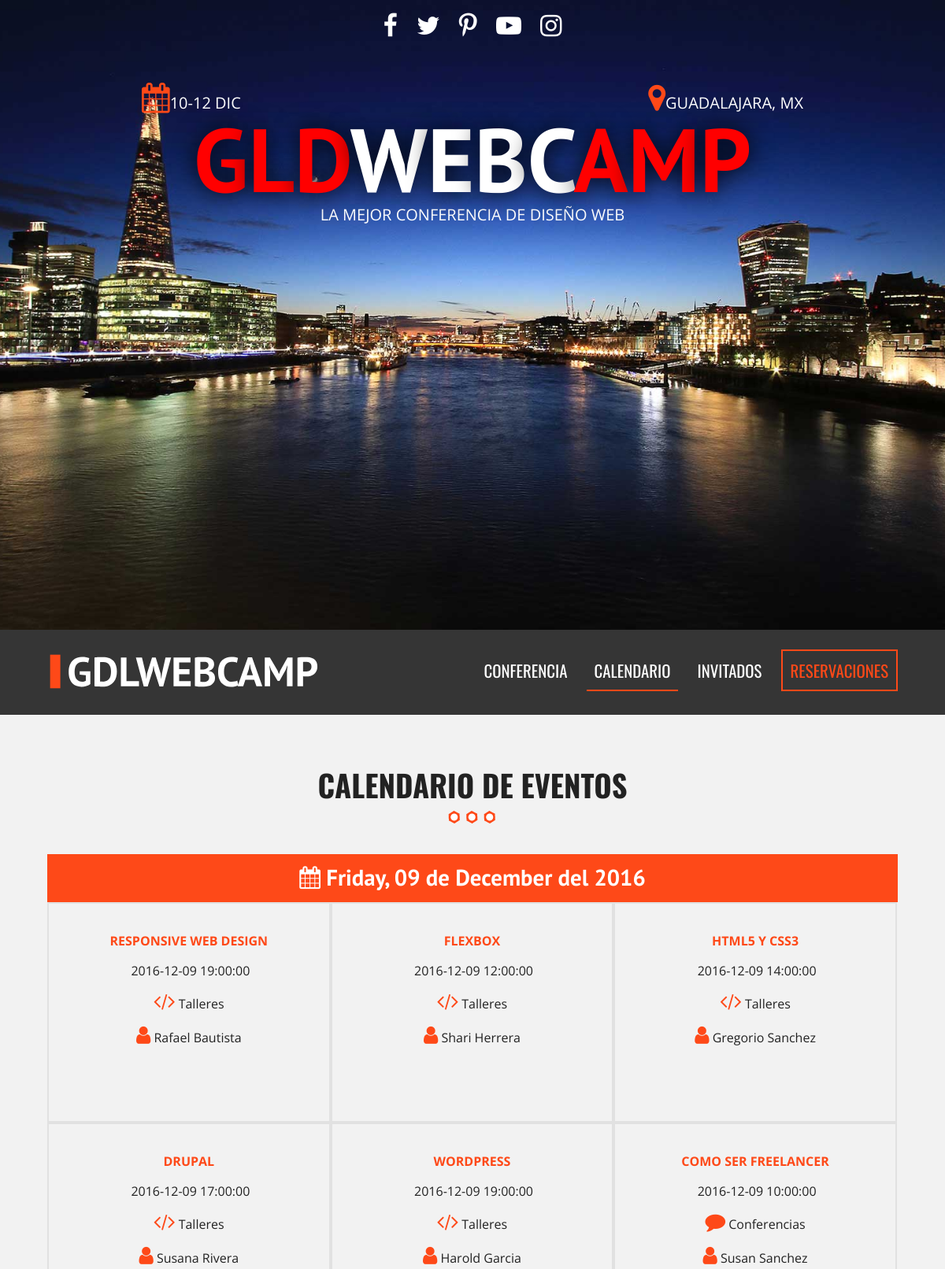
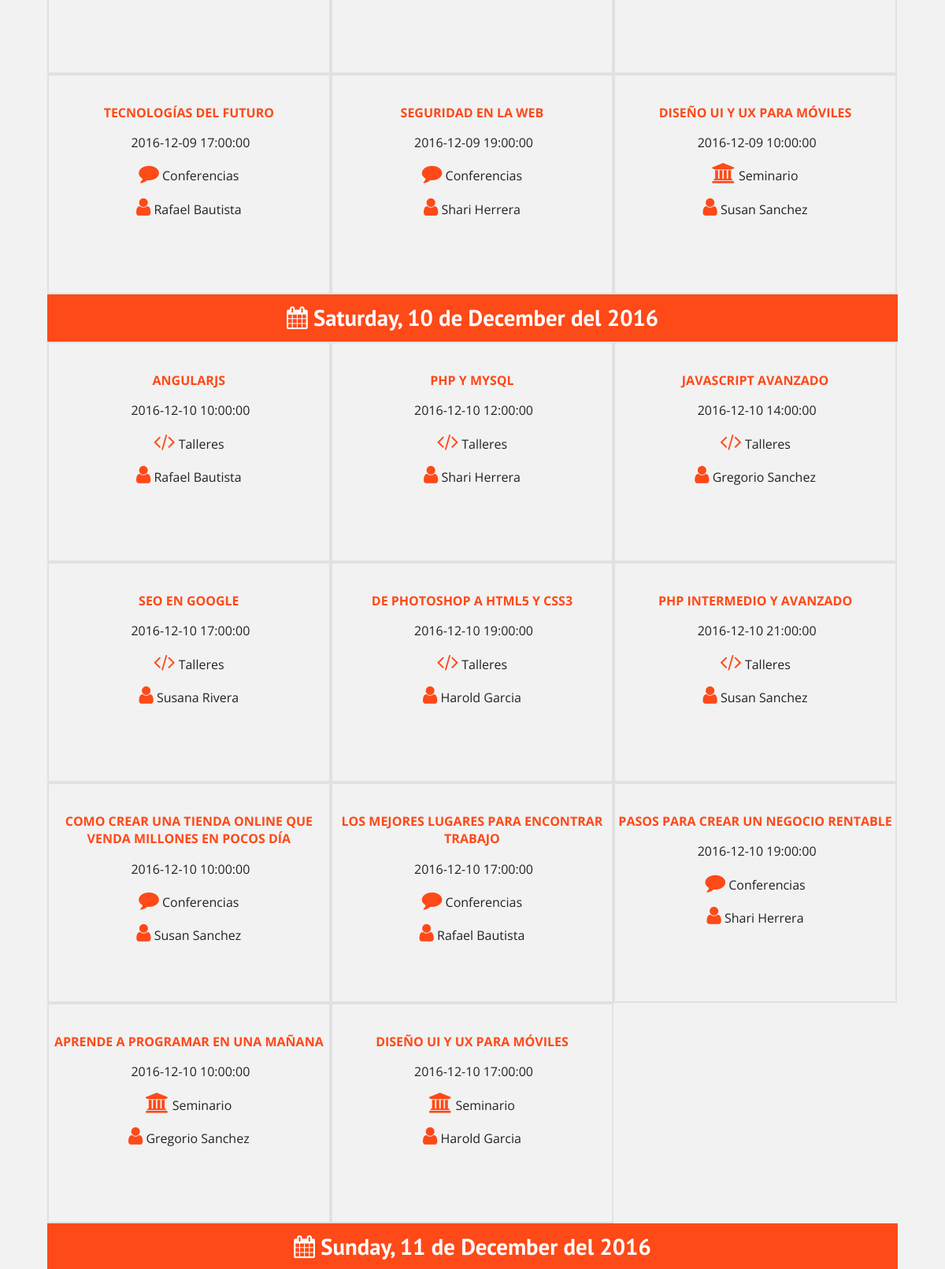
Page /calendario.php (upper part) on the committed database (2 pictures, top to bottom).
### tables this page shows
CREATE TABLE `eventos` (
  `id_evento` tinyint(10) UNSIGNED NOT NULL,
  `nombre_evento` varchar(60) NOT NULL,
  `fecha_evento` date NOT NULL,
  `hora_evento` time NOT NULL,
  `id_categoria` tinyint(10) UNSIGNED NOT NULL,
  `id_invitado` tinyint(10) UNSIGNED NOT NULL,
  `clave` varchar(10) NOT NULL,
  `editado` datetime NOT NULL
);

CREATE TABLE `categoria_evento` (
  `id_categoria` tinyint(10) UNSIGNED NOT NULL,
  `cat_evento` varchar(50) NOT NULL,
  `icono` varchar(15) NOT NULL,
  `editado` datetime NOT NULL
);

### calendario.php (the view, shortened to what this page needs)
<?php include_once 'includes/templates/header.php';?>
    <section class="seccion contenedor">
        <h2>Calendario de Eventos</h2>
        <?php
            try {
                require_once('includes/funciones/conexion.php');
                $sql = "SELECT id_evento, nombre_evento, fecha_evento, hora_evento, cat_evento, icono, nombre_invitado, apellido_invitado ";
                $sql .= " FROM eventos ";
                $sql .= " INNER JOIN categoria_evento ";
                $sql .= " ON eventos.id_categoria = categoria_evento.id_categoria ";
                $sql .= " INNER JOIN invitados ";
                $sql .= " ON eventos.id_invitado = invitados.id_invitado";
                $sql .= " ORDER BY id_evento";
                $resultado = $conn->query($sql);
            } catch (Exception $e){
                echo $e->getMessage();
            }
        ?>
        <div class="calendario">
            <?php
                $calendario = array();
                while($eventos = $resultado->fetch_assoc()){
                    $fecha = $eventos['fecha_evento'];
                    $evento = array (
                        'titulo' => $eventos['nombre_evento'],
                        'fecha' => $eventos['fecha_evento'],
                        'hora' => $eventos['hora_evento'],
                        'categoria' => $eventos['cat_evento'],
                        'icono' => $eventos['icono'],
                        'invitado' => $eventos['nombre_invitado'] . " " . $eventos['apellido_invitado']
                    );
                    $calendario[$fecha][] = $evento;
            ?>
             <?php } ?>
             <?php
                    foreach($calendario as $dia => $lista_eventos) { ?>
                        <h3>
                            <i class="fa fa-calendar"></i>
                            <?php
                                echo strftime("%A, %d de %B del %Y", strtotime($dia));
                            ?>
                        </h3>
                        <?php
                            foreach($lista_eventos as $evento){
                        ?>
                            <div class="dia">
                                <p class="titulo"> <?php echo $evento['titulo']; ?></p>
                                <p class="hora">
                                    <?php echo $evento['fecha'] . " " . $evento['hora']; ?>
                                </p>
                                <p>
                                    <i class="fa <?php echo $evento['icono']?>" aria-hidden="true"></i>
                                    <?php echo $evento['categoria']; ?>
                                </p>
                                <p>
                                    <i class="fa fa-user" aria-hidden="true"></i>
                                    <?php echo $evento['invitado'];?>
                                </p>
                            </div>
                        <?php }  ?>
            <?php }  ?>
        </div>
    </section>
    <?php include_once 'includes/templates/footer.php';?>

### css/main.css (style rules this page uses)
html { color: #222; font-size: 1em; line-height: 1.4; }
html { box-sizing: border-box; }
*,*::before, *::after { box-sizing: inherit; }
body { background-color: #f2f2f2; font-family: 'Open Sans', sans-serif; }
.contenedor { width: 95%; margin: 0 auto; }
@media only screen and (min-width: 480px) { .contenedor { width: 95%; } }
@media only screen and (min-width: 768px) { .contenedor { width: 90%; } }
@media only screen and (min-width: 992px) { .contenedor { width: 90%; max-width: 1100px; } }
.seccion { padding: 30px 0; }
.seccion p { font-size: 1.2em; text-align: center; }
h2 { font-family: 'Oswald', sans-serif; font-size: 2.4em; text-transform: uppercase; text-align:center; }
h2::after { content: ''; margin: 0 auto; background-image: url('../img/separador.png'); display: block; width: 100px; height: 30px; }
h3 { font-size: 1.8em; color: #fe4918; font-family: 'PT Sans', sans-serif; margin: 0; }
div.calendario h3 { background-color: #fe4918; clear: both; color: white; padding: 10px 0; text-align: center; }
div.calendario::after { clear: both; display: block; content: ''; }
div .dia { width: 50%; float: left; border: 2px solid #e1e1e1; transition: all .3s ease; }
@media only screen and (min-width: 768px) { div .dia { width: 33.3%; min-height: 280px; padding-top: 20px; } }
div.dia p.titulo { color: #fe4918; font-weight: bold; text-transform: uppercase; }
div.dia p { font-size: 1em; }
div.dia i { color: #fe4918; font-size: 1.6em; }

### rows in the picture
eventos: nombre_evento "RESPONSIVE WEB DESIGN", fecha_evento "2016-12-09", hora_evento "19:00:00", id_categoria.cat_evento "Talleres", invitado "Rafael Bautista"
eventos: nombre_evento "FLEXBOX", fecha_evento "2016-12-09", hora_evento "12:00:00", id_categoria.cat_evento "Talleres", invitado "Shari Herrera"
eventos: nombre_evento "HTML5 Y CSS3", fecha_evento "2016-12-09", hora_evento "14:00:00", id_categoria.cat_evento "Talleres", invitado "Gregorio Sanchez"
eventos: nombre_evento "DRUPAL", fecha_evento "2016-12-09", hora_evento "17:00:00", id_categoria.cat_evento "Talleres", invitado "Susana Rivera"
eventos: nombre_evento "WORDPRESS", fecha_evento "2016-12-09", hora_evento "19:00:00", id_categoria.cat_evento "Talleres", invitado "Harold Garcia"
eventos: nombre_evento "COMO SER FREELANCER", fecha_evento "2016-12-09", hora_evento "10:00:00", id_categoria.cat_evento "Conferencias", invitado "Susan Sanchez"
eventos: nombre_evento "TECNOLOGÍAS DEL FUTURO", fecha_evento "2016-12-09", hora_evento "17:00:00", id_categoria.cat_evento "Conferencias", invitado "Rafael Bautista"
eventos: nombre_evento "SEGURIDAD EN LA WEB", fecha_evento "2016-12-09", hora_evento "19:00:00", id_categoria.cat_evento "Conferencias", invitado "Shari Herrera"
eventos: nombre_evento "DISEÑO UI Y UX PARA MÓVILES", fecha_evento "2016-12-09", hora_evento "10:00:00", id_categoria.cat_evento "Seminario", invitado "Susan Sanchez"
eventos: nombre_evento "ANGULARJS", fecha_evento "2016-12-10", hora_evento "10:00:00", id_categoria.cat_evento "Talleres", invitado "Rafael Bautista"
eventos: nombre_evento "PHP Y MYSQL", fecha_evento "2016-12-10", hora_evento "12:00:00", id_categoria.cat_evento "Talleres", invitado "Shari Herrera"
eventos: nombre_evento "JAVASCRIPT AVANZADO", fecha_evento "2016-12-10", hora_evento "14:00:00", id_categoria.cat_evento "Talleres", invitado "Gregorio Sanchez"
eventos: nombre_evento "SEO EN GOOGLE", fecha_evento "2016-12-10", hora_evento "17:00:00", id_categoria.cat_evento "Talleres", invitado "Susana Rivera"
eventos: nombre_evento "DE PHOTOSHOP A HTML5 Y CSS3", fecha_evento "2016-12-10", hora_evento "19:00:00", id_categoria.cat_evento "Talleres", invitado "Harold Garcia"
eventos: nombre_evento "PHP INTERMEDIO Y AVANZADO", fecha_evento "2016-12-10", hora_evento "21:00:00", id_categoria.cat_evento "Talleres", invitado "Susan Sanchez"
eventos: nombre_evento "COMO CREAR UNA TIENDA ONLINE QUE VENDA MILLONES EN POCOS DÍA", fecha_evento "2016-12-10", hora_evento "10:00:00", id_categoria.cat_evento "Conferencias", invitado "Susan Sanchez"
eventos: nombre_evento "LOS MEJORES LUGARES PARA ENCONTRAR TRABAJO", fecha_evento "2016-12-10", hora_evento "17:00:00", id_categoria.cat_evento "Conferencias", invitado "Rafael Bautista"
eventos: nombre_evento "PASOS PARA CREAR UN NEGOCIO RENTABLE", fecha_evento "2016-12-10", hora_evento "19:00:00", id_categoria.cat_evento "Conferencias", invitado "Shari Herrera"
eventos: nombre_evento "APRENDE A PROGRAMAR EN UNA MAÑANA", fecha_evento "2016-12-10", hora_evento "10:00:00", id_categoria.cat_evento "Seminario", invitado "Gregorio Sanchez"
eventos: nombre_evento "DISEÑO UI Y UX PARA MÓVILES", fecha_evento "2016-12-10", hora_evento "17:00:00", id_categoria.cat_evento "Seminario", invitado "Harold Garcia"

### other values in the picture
strftime("%A, %d de %B del %Y", strtotime($dia)) "Friday, 09 de December del 2016"
strftime("%A, %d de %B del %Y", strtotime($dia)) "Saturday, 10 de December del 2016"
strftime("%A, %d de %B del %Y", strtotime($dia)) "Sunday, 11 de December del 2016"
